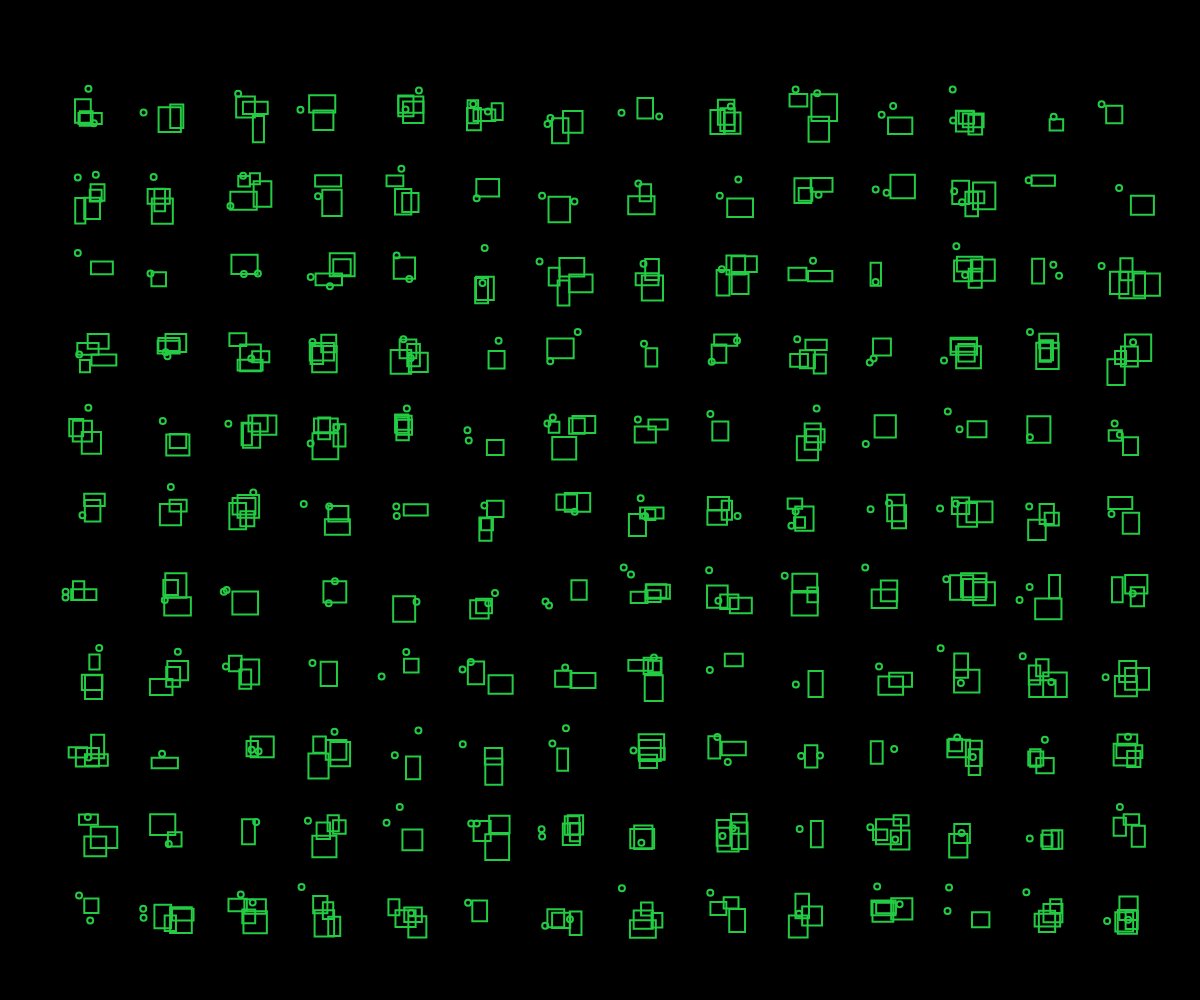
Frame 1 (no input)
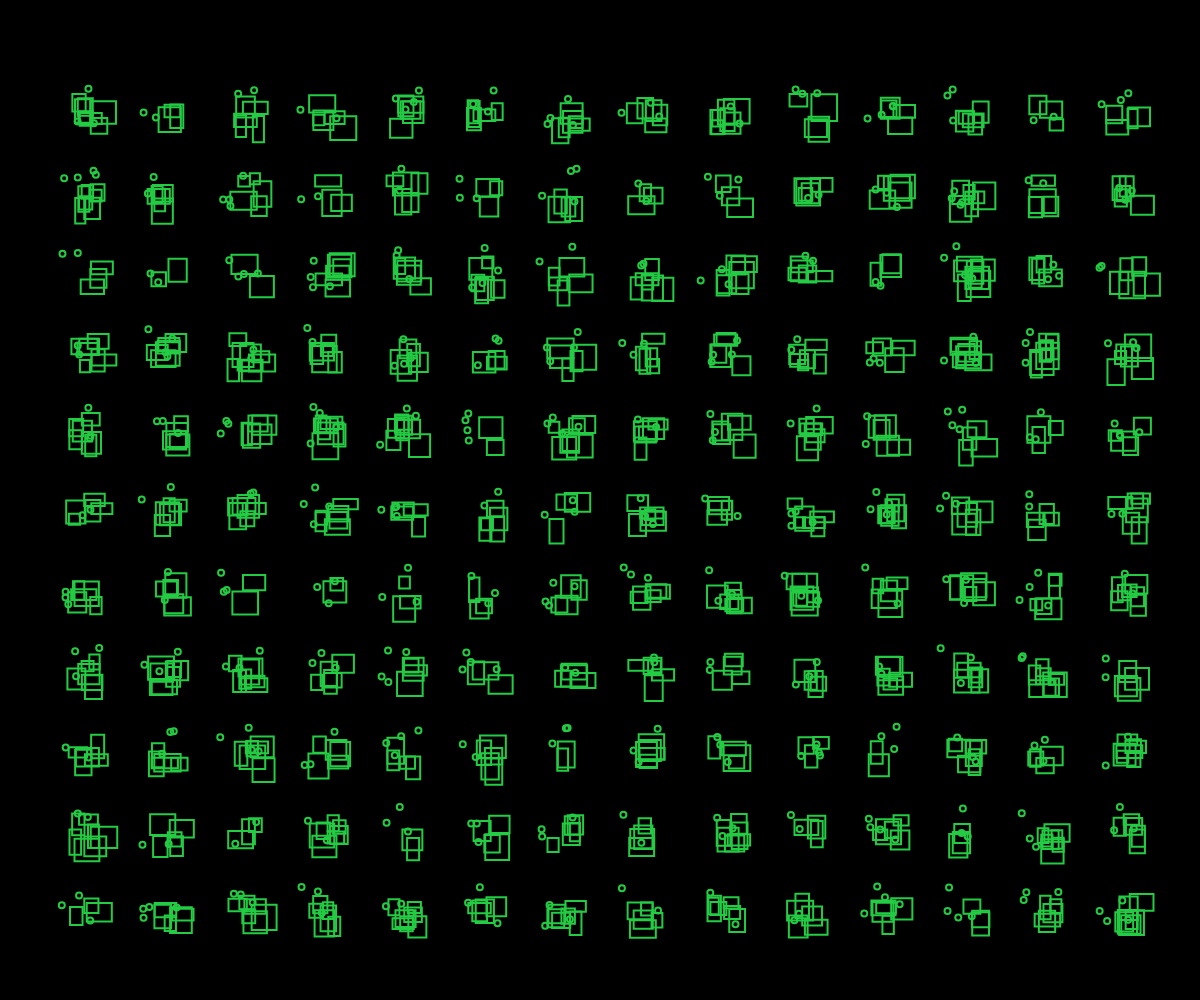
Frame 2 (the mouse pressed at the canvas centre, redrawn once)

The p5.js sketch that drew these frames (run headless with seeded random() and noise() and a simulated clock; the mouse was pressed at the canvas centre and the sketch redrawn once):

// p5.js sketch
// ── sketch.js
let glifoSize = 40; 
let spacing = 40;
let margin = 20; 

function setup() {
  createCanvas(windowWidth, windowHeight);
  background(0)
  noLoop(); 
}

function draw() {
  drawGrid();
}

function drawGrid() {
  //calcolo il numero di colonne e righe in base alla dimensione della finestra
  let columns = floor((windowWidth - 3 * margin) / (glifoSize + spacing));
  let rows = floor((windowHeight - 3 * margin) / (glifoSize + spacing));

  //calcolo la larghezza e l'altezza totale della griglia
  let totalWidth = columns * (glifoSize + spacing) - spacing; 
  let totalHeight = rows * (glifoSize + spacing) - spacing; 

  // calcolo offset per centrare la griglia nella finestra
  let startX = (windowWidth - totalWidth) / 1.5; 
  let startY = (windowHeight - totalHeight) / 1.5; 

  // calcolo coordinate di ogni elemento 
  for (let i = 0; i < rows; i++) {
    for (let j = 0; j < columns; j++) {
      let x = startX + j * (glifoSize + spacing);
      let y = startY + i * (glifoSize + spacing);

// genero il glifo      
drawGlyph(x, y, glifoSize);
    }
  }
}

function drawGlyph(x, y, size) {
  push(); // applico solo al glifo 
  
  // randomizza la posizione dei glifi
  let variationX = random(-1, 1); 
  let variationY = random(-1, 1); 
  translate(x + variationX, y + variationY); // traslazione in base alla randomizzazione

  strokeWeight(2); 
  stroke(0); 
  stroke(color(36, 204, 68));
  noFill(); 

  // disegno rettangoli sovrapposti
  let numRectangles = floor(random(1, 5));
  for (let i = 0; i < numRectangles; i++) { 
    let rectWidth = random(size / 4, size / 1.5); // larghezza casuale
    let rectHeight = random(size / 4, size / 1.5); // altezza casuale
    let rectX = random(-size / 3, size / 3); // posizione x casuale
    let rectY = random(-size / 3, size / 3); // posizione y casuale

    push(); // faccio un secondo push per applicare la traslazione solo al rettangolo
    translate(rectX, rectY); // traslazione alla posizione casuale
    rect(0, 0, rectWidth, rectHeight);
    pop();
  }
  
  // disegno dei pallini
  let numDots = floor(random(1, 3)); 
  for (let i = 0; i < numDots; i++) {
    let dotX = random(-size / 2, size / 2); 
    let dotY = random(-size / 2, size / 2); 
    let dotSize = 6;
 
    ellipse(dotX, dotY, dotSize, dotSize);
  }

  pop(); // fine del push
}
